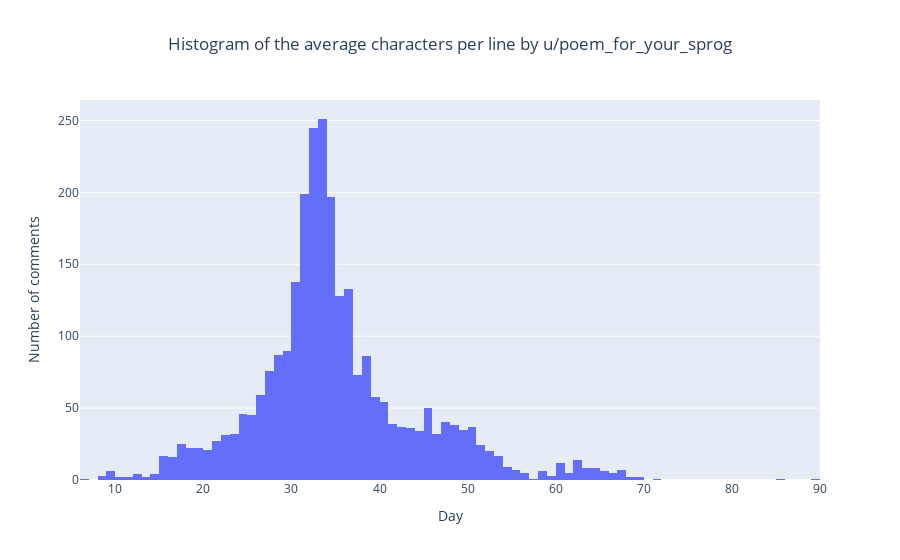

Write notebook code for a chart like this one.
### Code cell
fig = go.Figure()
fig.add_trace(go.Histogram(x=df['average_line_length'],    
       xbins=dict( # bins used for histogram
        start=0,
        end=200,
        size=1,
    )))
fig.update_layout(title='Histogram of the average characters per line by u/poem_for_your_sprog',
                  title_x=0.5,
                   xaxis_title='Day',
                   yaxis_title='Number of comments')
fig.show()

### Figure 1 — Plotly figure (JSON) as saved in the notebook; plotly's stock layout.template omitted (floating-point values rounded to 4 significant figures; data arrays with more than 128 entries replaced by an {"elided": "..."} marker saying what was removed)
{"data": [{"type": "histogram", "x": {"elided": "2751 float values"}, "xbins": {"end": 200, "size": 1, "start": 0}}], "layout": {"title": {"text": "Histogram of the average characters per line by u/poem_for_your_sprog", "x": 0.5}, "xaxis": {"title": {"text": "Day"}}, "yaxis": {"title": {"text": "Number of comments"}}}}
